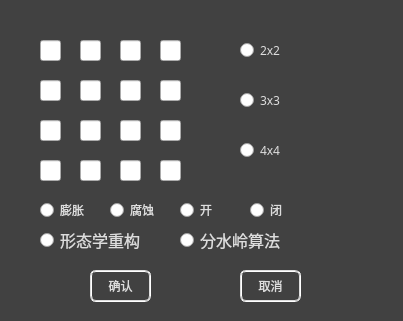
<?xml version="1.0" encoding="UTF-8"?>
<ui version="4.0">
 <class>GrayScaleMorDialog</class>
 <widget class="QDialog" name="GrayScaleMorDialog">
  <property name="geometry">
   <rect>
    <x>0</x>
    <y>0</y>
    <width>403</width>
    <height>321</height>
   </rect>
  </property>
  <property name="windowTitle">
   <string>灰度形态学</string>
  </property>
  <property name="styleSheet">
   <string notr="true">QDialog
{
	background-color:rgb(65, 65, 65);
}
QDialog QLabel
{
	color:rgb(221, 221, 221);
	qproperty-alignment: AlignCenter;
}
QPushButton
{
	border:2px groove rgb(221, 221, 221);
	border-radius: 6px;
	color:rgb(221, 221, 221);
	padding: 2px 5px;
}
QPushButton:hover
{
	border:2px groove rgb(221, 221, 221);
	color: rgb(83, 83, 83);
	background-color: rgb(221, 221, 221);
}
QPushButton:pressed
{
	border:2px groove rgb(70, 160, 245);
	color: rgb(221, 221, 221);
	background-color: rgb(70, 160, 245);
}
QRadioButton
{
	color:rgb(221, 221, 221);
}
</string>
  </property>
  <widget class="QLineEdit" name="ele11">
   <property name="geometry">
    <rect>
     <x>40</x>
     <y>40</y>
     <width>21</width>
     <height>21</height>
    </rect>
   </property>
  </widget>
  <widget class="QLineEdit" name="ele12">
   <property name="geometry">
    <rect>
     <x>80</x>
     <y>40</y>
     <width>21</width>
     <height>21</height>
    </rect>
   </property>
  </widget>
  <widget class="QLineEdit" name="ele13">
   <property name="geometry">
    <rect>
     <x>120</x>
     <y>40</y>
     <width>21</width>
     <height>21</height>
    </rect>
   </property>
  </widget>
  <widget class="QLineEdit" name="ele21">
   <property name="geometry">
    <rect>
     <x>40</x>
     <y>80</y>
     <width>21</width>
     <height>21</height>
    </rect>
   </property>
  </widget>
  <widget class="QLineEdit" name="ele22">
   <property name="geometry">
    <rect>
     <x>80</x>
     <y>80</y>
     <width>21</width>
     <height>21</height>
    </rect>
   </property>
  </widget>
  <widget class="QLineEdit" name="ele23">
   <property name="geometry">
    <rect>
     <x>120</x>
     <y>80</y>
     <width>21</width>
     <height>21</height>
    </rect>
   </property>
  </widget>
  <widget class="QLineEdit" name="ele31">
   <property name="geometry">
    <rect>
     <x>40</x>
     <y>120</y>
     <width>21</width>
     <height>21</height>
    </rect>
   </property>
  </widget>
  <widget class="QLineEdit" name="ele32">
   <property name="geometry">
    <rect>
     <x>80</x>
     <y>120</y>
     <width>21</width>
     <height>21</height>
    </rect>
   </property>
  </widget>
  <widget class="QLineEdit" name="ele33">
   <property name="geometry">
    <rect>
     <x>120</x>
     <y>120</y>
     <width>21</width>
     <height>21</height>
    </rect>
   </property>
  </widget>
  <widget class="QLineEdit" name="ele14">
   <property name="geometry">
    <rect>
     <x>160</x>
     <y>40</y>
     <width>21</width>
     <height>21</height>
    </rect>
   </property>
  </widget>
  <widget class="QLineEdit" name="ele24">
   <property name="geometry">
    <rect>
     <x>160</x>
     <y>80</y>
     <width>21</width>
     <height>21</height>
    </rect>
   </property>
  </widget>
  <widget class="QLineEdit" name="ele34">
   <property name="geometry">
    <rect>
     <x>160</x>
     <y>120</y>
     <width>21</width>
     <height>21</height>
    </rect>
   </property>
  </widget>
  <widget class="QLineEdit" name="ele41">
   <property name="geometry">
    <rect>
     <x>40</x>
     <y>160</y>
     <width>21</width>
     <height>21</height>
    </rect>
   </property>
  </widget>
  <widget class="QLineEdit" name="ele42">
   <property name="geometry">
    <rect>
     <x>80</x>
     <y>160</y>
     <width>21</width>
     <height>21</height>
    </rect>
   </property>
  </widget>
  <widget class="QLineEdit" name="ele43">
   <property name="geometry">
    <rect>
     <x>120</x>
     <y>160</y>
     <width>21</width>
     <height>21</height>
    </rect>
   </property>
  </widget>
  <widget class="QLineEdit" name="ele44">
   <property name="geometry">
    <rect>
     <x>160</x>
     <y>160</y>
     <width>21</width>
     <height>21</height>
    </rect>
   </property>
  </widget>
  <widget class="QRadioButton" name="size2Button">
   <property name="geometry">
    <rect>
     <x>240</x>
     <y>40</y>
     <width>61</width>
     <height>20</height>
    </rect>
   </property>
   <property name="font">
    <font>
     <family>Lantinghei SC</family>
    </font>
   </property>
   <property name="cursor">
    <cursorShape>PointingHandCursor</cursorShape>
   </property>
   <property name="text">
    <string>2x2</string>
   </property>
  </widget>
  <widget class="QRadioButton" name="size3Button">
   <property name="geometry">
    <rect>
     <x>240</x>
     <y>90</y>
     <width>61</width>
     <height>20</height>
    </rect>
   </property>
   <property name="font">
    <font>
     <family>Lantinghei SC</family>
    </font>
   </property>
   <property name="cursor">
    <cursorShape>PointingHandCursor</cursorShape>
   </property>
   <property name="text">
    <string>3x3</string>
   </property>
  </widget>
  <widget class="QRadioButton" name="size4Button">
   <property name="geometry">
    <rect>
     <x>240</x>
     <y>140</y>
     <width>61</width>
     <height>20</height>
    </rect>
   </property>
   <property name="font">
    <font>
     <family>Lantinghei SC</family>
    </font>
   </property>
   <property name="cursor">
    <cursorShape>PointingHandCursor</cursorShape>
   </property>
   <property name="text">
    <string>4x4</string>
   </property>
  </widget>
  <widget class="QRadioButton" name="dilationButton">
   <property name="geometry">
    <rect>
     <x>40</x>
     <y>200</y>
     <width>61</width>
     <height>20</height>
    </rect>
   </property>
   <property name="font">
    <font>
     <family>Lantinghei SC</family>
    </font>
   </property>
   <property name="cursor">
    <cursorShape>PointingHandCursor</cursorShape>
   </property>
   <property name="text">
    <string>膨胀</string>
   </property>
  </widget>
  <widget class="QRadioButton" name="erosionButton">
   <property name="geometry">
    <rect>
     <x>110</x>
     <y>200</y>
     <width>61</width>
     <height>20</height>
    </rect>
   </property>
   <property name="font">
    <font>
     <family>Lantinghei SC</family>
    </font>
   </property>
   <property name="cursor">
    <cursorShape>PointingHandCursor</cursorShape>
   </property>
   <property name="text">
    <string>腐蚀</string>
   </property>
  </widget>
  <widget class="QRadioButton" name="openButton">
   <property name="geometry">
    <rect>
     <x>180</x>
     <y>200</y>
     <width>61</width>
     <height>20</height>
    </rect>
   </property>
   <property name="font">
    <font>
     <family>Lantinghei SC</family>
    </font>
   </property>
   <property name="cursor">
    <cursorShape>PointingHandCursor</cursorShape>
   </property>
   <property name="text">
    <string>开</string>
   </property>
  </widget>
  <widget class="QRadioButton" name="closeButton">
   <property name="geometry">
    <rect>
     <x>250</x>
     <y>200</y>
     <width>61</width>
     <height>20</height>
    </rect>
   </property>
   <property name="font">
    <font>
     <family>Lantinghei SC</family>
    </font>
   </property>
   <property name="cursor">
    <cursorShape>PointingHandCursor</cursorShape>
   </property>
   <property name="text">
    <string>闭</string>
   </property>
  </widget>
  <widget class="QPushButton" name="conformButton">
   <property name="geometry">
    <rect>
     <x>90</x>
     <y>270</y>
     <width>61</width>
     <height>32</height>
    </rect>
   </property>
   <property name="font">
    <font>
     <family>Lantinghei SC</family>
    </font>
   </property>
   <property name="cursor">
    <cursorShape>PointingHandCursor</cursorShape>
   </property>
   <property name="text">
    <string>确认</string>
   </property>
  </widget>
  <widget class="QPushButton" name="cancelButton">
   <property name="geometry">
    <rect>
     <x>240</x>
     <y>270</y>
     <width>61</width>
     <height>32</height>
    </rect>
   </property>
   <property name="font">
    <font>
     <family>Lantinghei SC</family>
    </font>
   </property>
   <property name="cursor">
    <cursorShape>PointingHandCursor</cursorShape>
   </property>
   <property name="text">
    <string>取消</string>
   </property>
  </widget>
  <widget class="QRadioButton" name="reconstructButton">
   <property name="geometry">
    <rect>
     <x>40</x>
     <y>230</y>
     <width>101</width>
     <height>20</height>
    </rect>
   </property>
   <property name="font">
    <font>
     <family>Lantinghei SC</family>
     <pointsize>12</pointsize>
    </font>
   </property>
   <property name="cursor">
    <cursorShape>PointingHandCursor</cursorShape>
   </property>
   <property name="text">
    <string>形态学重构</string>
   </property>
  </widget>
  <widget class="QRadioButton" name="watershedButton">
   <property name="geometry">
    <rect>
     <x>180</x>
     <y>230</y>
     <width>101</width>
     <height>20</height>
    </rect>
   </property>
   <property name="font">
    <font>
     <family>Lantinghei SC</family>
     <pointsize>12</pointsize>
    </font>
   </property>
   <property name="cursor">
    <cursorShape>PointingHandCursor</cursorShape>
   </property>
   <property name="text">
    <string>分水岭算法</string>
   </property>
  </widget>
 </widget>
 <resources/>
 <connections/>
</ui>
